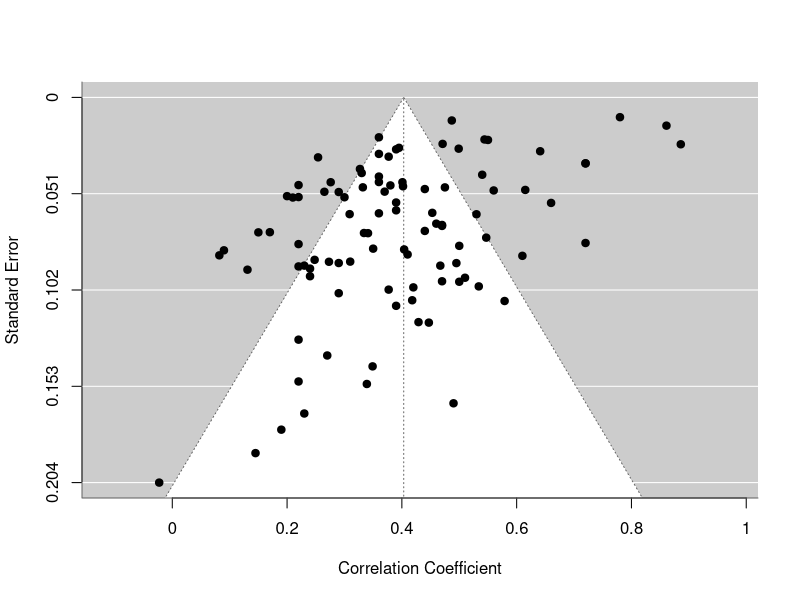
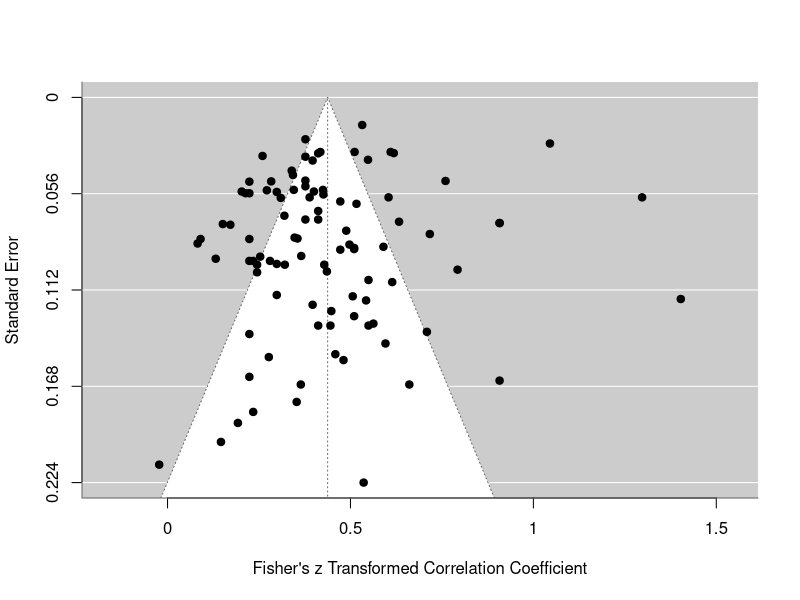
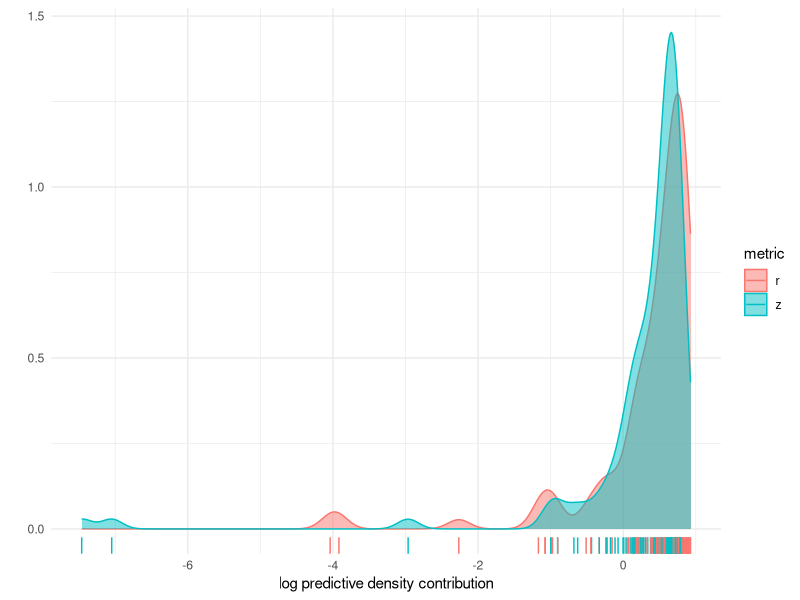
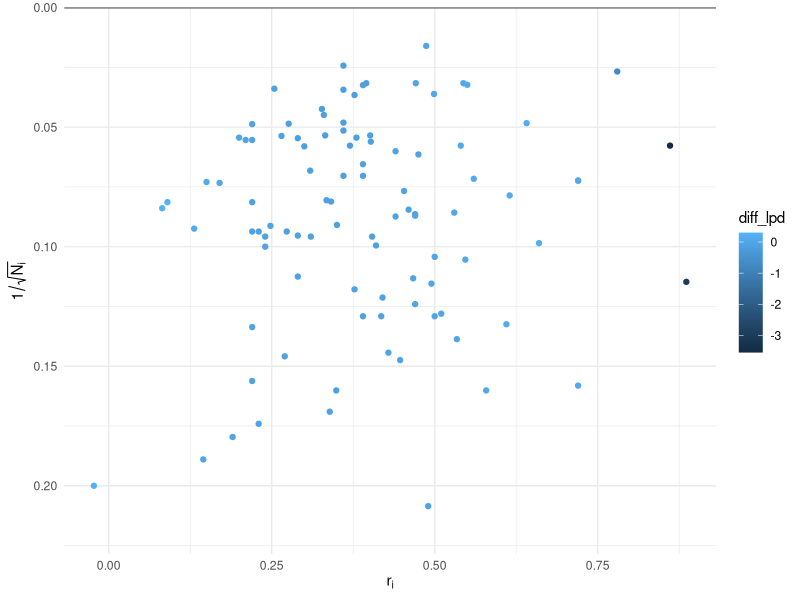
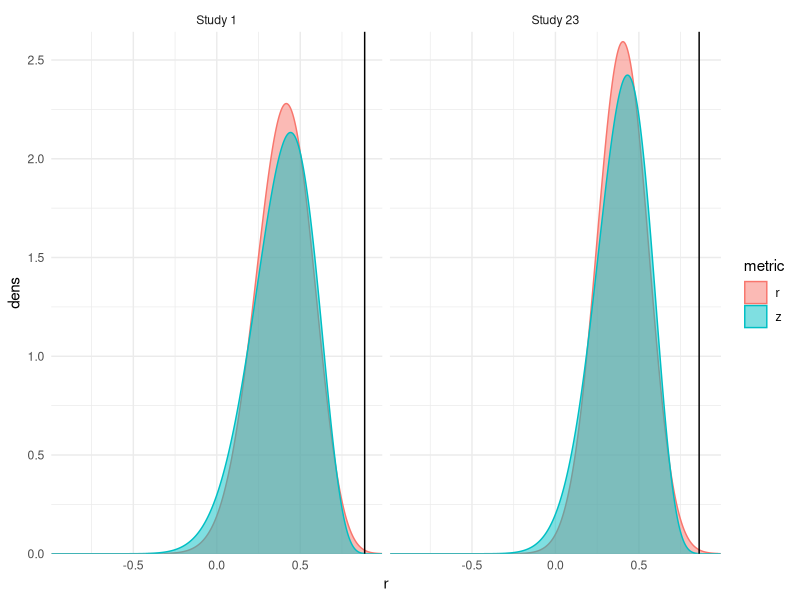

Here is the R script that generated these plots, in order:
library(conflicted)
library(tidyverse)
conflicts_prefer(dplyr::filter, .quiet = TRUE)

library(metadat)
library(metafor)
library(statmod)

# Should try dat.mcdaniel1994 too

data("dat.crede2010", package = "metadat")
dat <- 
  dat.crede2010 %>%
  mutate(
    ri = if_else(ri < -0.1, -ri, ri) 
  ) %>%
  escalc(measure="ZCOR", ri=ri, ni=ni, data = ., var.names = c("z", "Vz")) %>%
  escalc(measure="COR", ri=ri, ni=ni, data = ., var.names = c("r", "Vr"))

k <- nrow(dat)

#-------------------------------------------------------------------------------
# Pearson's r

res_r <- rma(yi = r, vi = Vr, data = dat)
summary(res_r)
funnel(res_r)


d_r <- function(ri, Ni, mu, tau, log = FALSE, points = 99) {
  if (is.infinite(Ni)) {
    dens_ri <- dnorm(ri, mean = mu, sd = tau)
    Const <- diff(pnorm(c(-1,1), mean = mu, sd = tau))
  } else {
    # qp <- gauss.quad.prob(n = points, dist = "normal", mu = mu, sigma = tau)
    # sub <- which(-1 < qp$nodes & qp$nodes < 1)
    # wt <- qp$weights[sub]
    # rho <- qp$nodes[sub]
    # dens_ri <- sapply(ri, \(r) sum(wt * dnorm(r, mean = rho, sd = (1 - rho^2) / sqrt(Ni))))
    # Const <- sum(wt)
    dens_ri <- sapply(
      ri, 
      \(r) integrate(
        \(rho) dnorm(r, mean = rho, sd = (1 - rho^2) / sqrt(Ni)) * dnorm(rho, mean = mu, sd = tau), 
        lower = -1 + 1e-6, upper = 1 - 1e-6
      )$value
    )
    Const <- diff(pnorm(c(-1,1), mean = mu, sd = tau))
    
  }
  if (log) {
    log(dens_ri) - log(Const)
  } else {
    dens_ri / Const
  }
}


f_lpd_r <- function(i, mod, points = 99) {
  id <- 1:mod$k
  mod_i <- update(mod, subset = id != i)
  lpd <- d_r(
    ri = mod$yi[i], 
    Ni = mod$data$ni[i], 
    mu = as.numeric(mod_i$b), 
    tau = sqrt(mod_i$tau2), 
    log = TRUE,
    points = points
  )
  data.frame(
    mu_r = as.numeric(mod_i$b),
    tau_r = sqrt(mod_i$tau2),
    lpd_r = lpd
  )
}

dat <- bind_cols(dat, map_dfr(1:k, f_lpd_r, mod = res_r, points = 499))
summary(dat$lpd_r)
mean(dat$lpd_r)

#-------------------------------------------------------------------------------
# Fisher's z

res_Z <- rma(yi = z, vi = Vz, data = dat)
summary(res_Z)
funnel(res_Z)

d_Z <- function(ri, Ni, mu, tau, log = FALSE) {
  zi <- atanh(ri)
  sd <- sqrt(tau^2 + 1 / (Ni - 3))
  jac_const <- 1 / (1 - ri^2)
  if (log) {
    dnorm(zi, mean = mu, sd = sd, log = TRUE) + log(jac_const)
  } else {
    dnorm(zi, mean = mu, sd = sd) * jac_const
  }
}

f_lpd_Z <- function(i, mod) {
  id <- 1:mod$k
  mod_i <- update(mod, subset = id != i)
  lpd <- d_Z(
    ri = tanh(mod$yi[i]), 
    Ni = mod$data$ni[i], 
    mu = as.numeric(mod_i$b), 
    tau = sqrt(mod_i$tau2), 
    log = TRUE
  )
  data.frame(
    mu_z = as.numeric(mod_i$b),
    tau_z = sqrt(mod_i$tau2),
    lpd_z = lpd
  )
}

dat <- bind_cols(dat, map_dfr(1:k, f_lpd_Z, mod = res_Z))
summary(dat$lpd_z)
mean(dat$lpd_z)

dat$diff_lpd <- with(dat, lpd_z - lpd_r)
summary(dat$diff_lpd)
mean(dat$diff_lpd)
sd(dat$diff_lpd) / sqrt(k)

lpd_dat <- 
  dat %>%
  select(studyid, ni, ri, matches("_(r|z)$")) %>%
  pivot_longer(
    matches("_(r|z)$"), 
    names_to = c(".value","metric"), names_pattern = "(.+)_(.)"
  )

ggplot(lpd_dat) + 
  aes(lpd, color = metric, fill = metric) + 
  geom_density(alpha = 0.5) +
  geom_rug() + 
  labs(
    x = "log predictive density contribution",
    y = ""
  ) + 
  theme_minimal()

ggplot(dat) + 
  aes(ri, 1 / sqrt(ni), color = diff_lpd) + 
  geom_hline(yintercept = 0) + 
  geom_point() +
  scale_y_reverse(expand = expansion(0, c(0.02,0))) + 
  labs(
    x = expression(r[i]),
    y = expression(1 / sqrt(N[i]))
  ) + 
  theme_minimal()

outliers <- 
  dat %>%
  filter(diff_lpd < -1) %>%
  select(studyid, ni, ri, mu_r, tau_r, mu_z, tau_z) %>%
  cross_join(tibble(r = seq(-0.99,0.99,0.005))) %>%
  rowwise() %>%
  mutate(
    studyid = paste("Study", studyid),
    dens_r = d_r(ri = r, Ni = ni, mu = mu_r, tau = tau_r, points = 499),
    dens_z = d_Z(ri = r, Ni = ni, mu = mu_z, tau = tau_z)
  ) %>%
  ungroup() %>%
  pivot_longer(
    matches("_(r|z)$"), 
    names_to = c(".value","metric"), names_pattern = "(.+)_(.)"
  )

ggplot(outliers) + 
  aes(x = r, y = dens, color = metric, fill = metric) + 
  facet_wrap(~ studyid) + 
  geom_area(alpha = 0.5, position = position_identity()) +
  geom_vline(aes(xintercept = ri)) + 
  scale_x_continuous(expand = expansion(0,0)) + 
  scale_y_continuous(expand = expansion(0,c(0,0.05))) + 
  theme_minimal()
